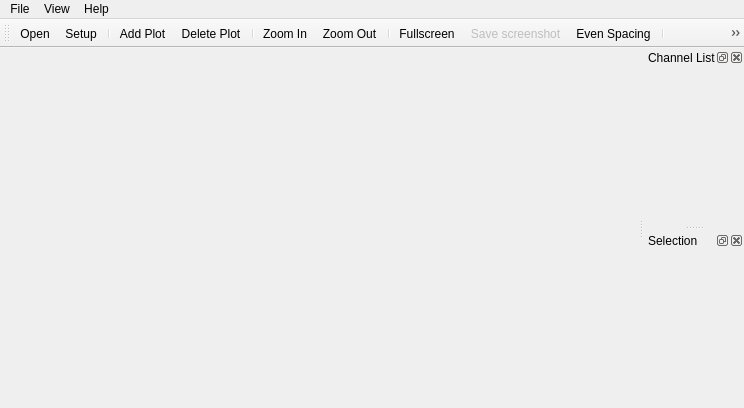
<?xml version="1.0" encoding="UTF-8"?>
<ui version="4.0">
 <class>MainWindow</class>
 <widget class="QMainWindow" name="MainWindow">
  <property name="geometry">
   <rect>
    <x>0</x>
    <y>0</y>
    <width>744</width>
    <height>408</height>
   </rect>
  </property>
  <property name="windowTitle">
   <string>Empro Datalog Viewer</string>
  </property>
  <widget class="QWidget" name="centralWidget"/>
  <widget class="QMenuBar" name="menuBar">
   <property name="geometry">
    <rect>
     <x>0</x>
     <y>0</y>
     <width>744</width>
     <height>21</height>
    </rect>
   </property>
   <widget class="QMenu" name="menuFile">
    <property name="title">
     <string>File</string>
    </property>
    <addaction name="actionOpen"/>
    <addaction name="separator"/>
    <addaction name="actionExit"/>
   </widget>
   <widget class="QMenu" name="menuView">
    <property name="title">
     <string>View</string>
    </property>
    <widget class="QMenu" name="menuDock_Windows">
     <property name="title">
      <string>Dock Windows</string>
     </property>
    </widget>
    <addaction name="actionSetup"/>
    <addaction name="separator"/>
    <addaction name="actionFullscreen"/>
    <addaction name="separator"/>
    <addaction name="actionShow_Points"/>
    <addaction name="actionShow_Markers"/>
    <addaction name="actionAnti_Aliasing"/>
    <addaction name="actionEven_Spacing"/>
    <addaction name="separator"/>
    <addaction name="menuDock_Windows"/>
   </widget>
   <widget class="QMenu" name="menuHelp">
    <property name="title">
     <string>Help</string>
    </property>
    <addaction name="actionAbout"/>
   </widget>
   <addaction name="menuFile"/>
   <addaction name="menuView"/>
   <addaction name="menuHelp"/>
  </widget>
  <widget class="QToolBar" name="mainToolBar">
   <property name="iconSize">
    <size>
     <width>16</width>
     <height>16</height>
    </size>
   </property>
   <attribute name="toolBarArea">
    <enum>TopToolBarArea</enum>
   </attribute>
   <attribute name="toolBarBreak">
    <bool>false</bool>
   </attribute>
   <addaction name="actionOpen"/>
   <addaction name="actionSetup"/>
   <addaction name="separator"/>
   <addaction name="actionAdd_Plot"/>
   <addaction name="actionDelete_Plot"/>
   <addaction name="separator"/>
   <addaction name="actionZoom_In"/>
   <addaction name="actionZoom_Out"/>
   <addaction name="separator"/>
   <addaction name="actionFullscreen"/>
   <addaction name="actionSave_screenshot"/>
   <addaction name="actionEven_Spacing"/>
   <addaction name="separator"/>
   <addaction name="actionShow_Points"/>
   <addaction name="actionShow_Markers"/>
   <addaction name="actionAnti_Aliasing"/>
  </widget>
  <widget class="QDockWidget" name="dockWidgetChannelList">
   <property name="minimumSize">
    <size>
     <width>100</width>
     <height>100</height>
    </size>
   </property>
   <property name="windowTitle">
    <string>Channel List</string>
   </property>
   <attribute name="dockWidgetArea">
    <number>2</number>
   </attribute>
   <widget class="QWidget" name="dockWidgetContents">
    <layout class="QGridLayout" name="gridLayout">
     <property name="leftMargin">
      <number>0</number>
     </property>
     <property name="topMargin">
      <number>0</number>
     </property>
     <property name="rightMargin">
      <number>0</number>
     </property>
     <property name="bottomMargin">
      <number>0</number>
     </property>
     <property name="spacing">
      <number>0</number>
     </property>
    </layout>
   </widget>
  </widget>
  <widget class="QDockWidget" name="dockWidgetSelection">
   <property name="enabled">
    <bool>true</bool>
   </property>
   <property name="minimumSize">
    <size>
     <width>100</width>
     <height>100</height>
    </size>
   </property>
   <property name="windowTitle">
    <string>Selection</string>
   </property>
   <attribute name="dockWidgetArea">
    <number>2</number>
   </attribute>
   <widget class="QWidget" name="dockWidgetSelectionContainer">
    <layout class="QGridLayout" name="gridLayout_2">
     <property name="leftMargin">
      <number>0</number>
     </property>
     <property name="topMargin">
      <number>0</number>
     </property>
     <property name="rightMargin">
      <number>0</number>
     </property>
     <property name="bottomMargin">
      <number>0</number>
     </property>
     <property name="spacing">
      <number>0</number>
     </property>
    </layout>
   </widget>
  </widget>
  <action name="actionOpen">
   <property name="icon">
    <iconset>
     <normaloff>icons/Folder.png</normaloff>icons/Folder.png</iconset>
   </property>
   <property name="text">
    <string>Open</string>
   </property>
  </action>
  <action name="actionExit">
   <property name="icon">
    <iconset>
     <normaloff>icons/Exit.png</normaloff>icons/Exit.png</iconset>
   </property>
   <property name="text">
    <string>Exit</string>
   </property>
  </action>
  <action name="actionShow_Points">
   <property name="checkable">
    <bool>true</bool>
   </property>
   <property name="icon">
    <iconset>
     <normaloff>icons/Stats_graph_#000000_500px.png</normaloff>icons/Stats_graph_#000000_500px.png</iconset>
   </property>
   <property name="text">
    <string>Data Points</string>
   </property>
   <property name="toolTip">
    <string>Show data points</string>
   </property>
  </action>
  <action name="actionShow_Markers">
   <property name="checkable">
    <bool>true</bool>
   </property>
   <property name="checked">
    <bool>true</bool>
   </property>
   <property name="icon">
    <iconset>
     <normaloff>icons/Hand_#000000_500px.png</normaloff>icons/Hand_#000000_500px.png</iconset>
   </property>
   <property name="text">
    <string>Current Value Markers</string>
   </property>
   <property name="iconText">
    <string>Show Markers</string>
   </property>
   <property name="toolTip">
    <string>Show current value markers</string>
   </property>
  </action>
  <action name="actionAnti_Aliasing">
   <property name="checkable">
    <bool>true</bool>
   </property>
   <property name="icon">
    <iconset>
     <normaloff>icons/Statistic_report_#000000_500px.png</normaloff>icons/Statistic_report_#000000_500px.png</iconset>
   </property>
   <property name="text">
    <string>Anti Aliasing</string>
   </property>
   <property name="toolTip">
    <string>Anti aliasing</string>
   </property>
  </action>
  <action name="actionAdd_Plot">
   <property name="icon">
    <iconset>
     <normaloff>icons/Plus.png</normaloff>icons/Plus.png</iconset>
   </property>
   <property name="text">
    <string>Add Plot</string>
   </property>
   <property name="toolTip">
    <string>Add plot</string>
   </property>
  </action>
  <action name="actionDelete_Plot">
   <property name="icon">
    <iconset>
     <normaloff>icons/Minus_#000000_500px.png</normaloff>icons/Minus_#000000_500px.png</iconset>
   </property>
   <property name="text">
    <string>Delete Plot</string>
   </property>
   <property name="toolTip">
    <string>Delete bottom plot</string>
   </property>
  </action>
  <action name="actionRightMouseMultiSelection">
   <property name="checkable">
    <bool>true</bool>
   </property>
   <property name="enabled">
    <bool>false</bool>
   </property>
   <property name="text">
    <string>Multi Selection</string>
   </property>
   <property name="toolTip">
    <string>Right mouse button drag multiple selection</string>
   </property>
  </action>
  <action name="actionSetup">
   <property name="icon">
    <iconset>
     <normaloff>icons/Gear.png</normaloff>icons/Gear.png</iconset>
   </property>
   <property name="text">
    <string>Setup</string>
   </property>
  </action>
  <action name="actionFullscreen">
   <property name="checkable">
    <bool>true</bool>
   </property>
   <property name="icon">
    <iconset>
     <normaloff>icons/Resize.png</normaloff>icons/Resize.png</iconset>
   </property>
   <property name="text">
    <string>Fullscreen</string>
   </property>
  </action>
  <action name="actionEven_Spacing">
   <property name="icon">
    <iconset>
     <normaloff>icons/Menu_#000000_500px.png</normaloff>icons/Menu_#000000_500px.png</iconset>
   </property>
   <property name="text">
    <string>Even Spacing</string>
   </property>
   <property name="toolTip">
    <string>Even graph spacing</string>
   </property>
  </action>
  <action name="actionSave_screenshot">
   <property name="enabled">
    <bool>false</bool>
   </property>
   <property name="icon">
    <iconset>
     <normaloff>icons/Camera.png</normaloff>icons/Camera.png</iconset>
   </property>
   <property name="text">
    <string>Save screenshot</string>
   </property>
   <property name="toolTip">
    <string>Save screenshot</string>
   </property>
  </action>
  <action name="actionZoom_In">
   <property name="enabled">
    <bool>true</bool>
   </property>
   <property name="icon">
    <iconset>
     <normaloff>icons/Zoom_in_#000000_500px.png</normaloff>icons/Zoom_in_#000000_500px.png</iconset>
   </property>
   <property name="text">
    <string>Zoom In</string>
   </property>
   <property name="toolTip">
    <string>Zoom in</string>
   </property>
  </action>
  <action name="actionZoom_Out">
   <property name="enabled">
    <bool>true</bool>
   </property>
   <property name="icon">
    <iconset>
     <normaloff>icons/Zoom_out_#000000_500px.png</normaloff>icons/Zoom_out_#000000_500px.png</iconset>
   </property>
   <property name="text">
    <string>Zoom Out</string>
   </property>
   <property name="toolTip">
    <string>Zoom out</string>
   </property>
  </action>
  <action name="actionRightMouseSingleSelection">
   <property name="checkable">
    <bool>true</bool>
   </property>
   <property name="checked">
    <bool>true</bool>
   </property>
   <property name="enabled">
    <bool>false</bool>
   </property>
   <property name="text">
    <string>Single Selection</string>
   </property>
   <property name="toolTip">
    <string>Right mouse button single selection</string>
   </property>
  </action>
  <action name="actionAbout">
   <property name="icon">
    <iconset>
     <normaloff>icons/Info_#000000_500px.png</normaloff>icons/Info_#000000_500px.png</iconset>
   </property>
   <property name="text">
    <string>About</string>
   </property>
  </action>
 </widget>
 <layoutdefault spacing="6" margin="11"/>
 <resources/>
 <connections/>
</ui>
